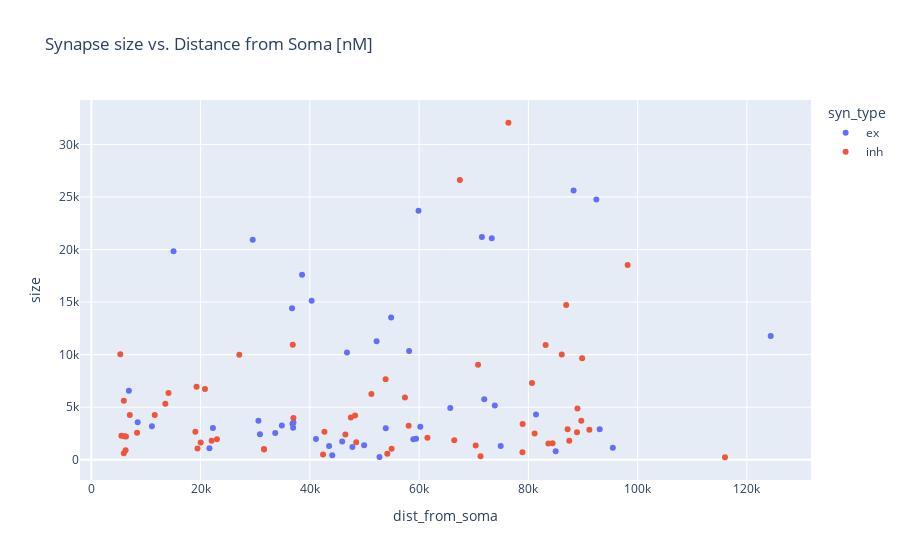

Source (notebook cell):
### Code cell
# TODO: fix euclid distance to dikstra / over the tree
import plotly.express as px
pd.options.mode.copy_on_write = True

def synapse_dist_from_soma(syn):
    syn_xyz = syn.ctr_pt_position.tolist() * np.array([4,4,40])
    return np.linalg.norm(soma_xyz - syn_xyz)

inh_syn_df['dist_from_soma'] = inh_syn_df.apply(synapse_dist_from_soma, axis=1).copy()
inh_syn_df['syn_type'] = 'inh'

ex_syn_df['dist_from_soma'] = ex_syn_df.apply(synapse_dist_from_soma, axis=1).copy()
ex_syn_df['syn_type'] = 'ex'

syn_df = pd.concat([ex_syn_df, inh_syn_df])
fig = px.scatter(syn_df, x="dist_from_soma", y="size", color="syn_type",
                 title="Synapse size vs. Distance from Soma [nM]")
fig.show()

### Figure 1 — Plotly figure (JSON) as saved in the notebook; plotly's stock layout.template omitted (floating-point values rounded to 4 significant figures)
{"data": [{"hovertemplate": "syn_type=ex<br>dist_from_soma=%{x}<br>size=%{y}<extra></extra>", "legendgroup": "ex", "marker": {"color": "#636efa", "symbol": "circle"}, "mode": "markers", "name": "ex", "orientation": "v", "showlegend": true, "type": "scatter", "x": [34870.0, 92450.0, 58170.0, 44100.0, 11090.0, 8484.0, 36820.0, 29540.0, 88280.0, 124400.0, 6873.0, 37000.0, 59450.0, 59890.0, 53900.0, 33660.0, 43520.0, 46790.0, 15050.0, 21620.0, 73300.0, 30860.0, 30590.0, 52220.0, 93060.0, 73850.0, 60230.0, 45920.0, 71490.0, 47780.0, 58940.0, 71920.0, 54880.0, 85000.0, 40330.0, 36740.0, 36940.0, 74940.0, 49930.0, 41120.0, 22260.0, 95460.0, 81400.0, 65700.0, 38580.0, 52750.0], "xaxis": "x", "y": [3260, 24756, 10356, 416, 3180, 3556, 3420, 20940, 25628, 11780, 6560, 3544, 2000, 23696, 3000, 2552, 1300, 10200, 19836, 1100, 21072, 2416, 3712, 11276, 2904, 5156, 3132, 1736, 21204, 1208, 1948, 5744, 13544, 816, 15116, 14404, 3048, 1296, 1372, 1968, 3008, 1140, 4308, 4916, 17592, 248], "yaxis": "y"}, {"hovertemplate": "syn_type=inh<br>dist_from_soma=%{x}<br>size=%{y}<extra></extra>", "legendgroup": "inh", "marker": {"color": "#EF553B", "symbol": "circle"}, "mode": "markers", "name": "inh", "orientation": "v", "showlegend": true, "type": "scatter", "x": [57410.0, 78950.0, 71250.0, 54180.0, 54970.0, 46500.0, 86110.0, 67460.0, 87190.0, 13550.0, 31590.0, 81150.0, 84430.0, 48280.0, 27080.0, 47500.0, 98170.0, 8366.0, 51270.0, 5301.0, 6342.0, 83160.0, 5495.0, 5943.0, 31620.0, 61520.0, 116000.0, 22990.0, 58090.0, 89690.0, 19260.0, 66430.0, 91170.0, 42410.0, 76350.0, 36990.0, 86920.0, 70790.0, 22020.0, 53870.0, 70360.0, 36870.0, 20010.0, 89850.0, 78920.0, 80670.0, 83670.0, 88900.0, 88990.0, 6061.0, 87490.0, 5943.0, 14120.0, 48490.0, 7039.0, 11600.0, 6274.0, 19040.0, 20800.0, 19430.0, 42670.0], "xaxis": "x", "y": [5920, 3404, 332, 572, 1044, 2412, 10004, 26628, 2896, 5324, 1016, 2484, 1580, 4200, 9984, 4020, 18520, 2564, 6264, 10044, 2220, 10920, 2292, 608, 964, 2092, 236, 1948, 3224, 3704, 6956, 1860, 2860, 492, 32064, 3960, 14728, 9028, 1804, 7652, 1364, 10948, 1640, 9660, 716, 7296, 1552, 2624, 4880, 2244, 1800, 5620, 6352, 1660, 4260, 4252, 896, 2660, 6732, 1060, 2672], "yaxis": "y"}], "layout": {"autosize": true, "legend": {"title": {"text": "syn_type"}, "tracegroupgap": 0}, "title": {"text": "Synapse size vs. Distance from Soma [nM]"}, "xaxis": {"anchor": "y", "autorange": true, "domain": [0, 1], "range": [-1917.0, 131600.0], "title": {"text": "dist_from_soma"}, "type": "linear"}, "yaxis": {"anchor": "x", "autorange": true, "domain": [0, 1], "range": [-2391.0, 34690.0], "title": {"text": "size"}, "type": "linear"}}}
